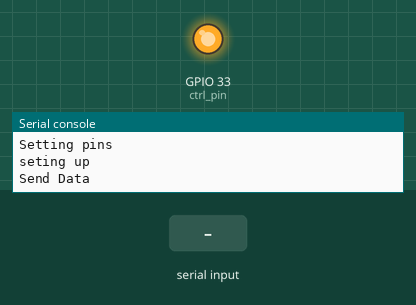
The program below on a simulated ESP32 board running MicroPython. Shown: output pins drawn as LEDs (lit = HIGH), the last lines printed to the serial console. The inputs (shaded band) are chosen by the test bench.

Above: at 0.6 s.
At 1.2 s:
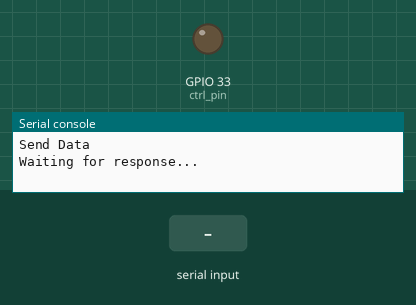
1.3 s: "1\n" received over the second serial link
Timing chart, 0 to 4.3 s (numbered marks = the images above; inputs shaded):
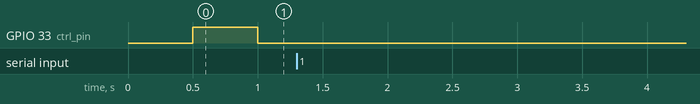

The program:

main.py
```python
# This file is an example of two way communication
# Master

from machine import UART, Pin
import time
from micropython import const

# RS485 control
print('Setting pins')
ctrl_pin = Pin(33, Pin.OUT)
tx_pin_value = const(1)
rx_pin_value = const(0)

uart = UART(1, 9600, bits=8, parity=None, stop=1, tx=25, rx=32)

print('seting up')
ctrl_pin.value(rx_pin_value)
time.sleep_ms(500)

ctrl_pin.value(tx_pin_value)
print('Send Data')
uart.write(b'Hello World!')

time.sleep_ms(500)


buff = bytearray(50)

print('Waiting for response...\n')
for i in range(500):
    ctrl_pin.value(rx_pin_value)

    data_avail = uart.any() # Gets number of characters which can be read from UART

    if data_avail > 0 :
        print(f'Characters available: {data_avail}')
        uart.readinto(buff)
        print(f'{buff[0 : data_avail]} \n')
        buff[:] = b'\x00' * len(buff)


    time.sleep_ms(200)

print('Completed test.')
```
